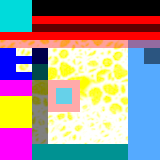

A 2D game scene composited from a Tiled map and its tileset images. What follows is a short description and the map's XML, with every tile layer's data as written:
An orthogonal 10x10 tile map with 16x16 px tiles, 5 tile layers (Tile Layer 1, Tile Layer 2, Tile Layer 3, Tile Layer 4, ...), 1 hidden layer not drawn, 4 tilesets, 1 image layer and 29 objects (name, topright, cant see me).

<map version="1.4" tiledversion="1.4.2" orientation="orthogonal" renderorder="right-down" width="10" height="10" tilewidth="16" tileheight="16" infinite="0" backgroundcolor="#55aaff" nextlayerid="15" nextobjectid="39">
 <tileset firstgid="1" name="acid0" tilewidth="16" tileheight="16" tilecount="4" columns="2">
  <image source="acid0.png" width="32" height="32" />
 </tileset>
 <tileset firstgid="5" name="acid1" tilewidth="16" tileheight="32" spacing="4" margin="4" tilecount="2" columns="2">
  <image source="acid1.png" width="44" height="40" />
 </tileset>
 <tileset firstgid="7" name="ACID2" tilewidth="16" tileheight="16" tilecount="3" columns="0">
  <grid orientation="orthogonal" width="1" height="1" />
  <tile id="0">
   <image width="16" height="16" source="acid4.png" />
  </tile>
  <tile id="1">
   <image width="16" height="16" source="acid/acid7.png" />
  </tile>
  <tile id="2">
   <image width="16" height="16" source="acid8.png" />
   <objectgroup draworder="index" id="2">
    <object id="1" x="0" y="8" width="15.7895" height="8" />
    <object id="2" x="8" y="0" width="8" height="8" />
   </objectgroup>
  </tile>
 </tileset>
 <tileset firstgid="10" source="acid.tsx" />
 <layer id="1" name="Tile Layer 1" width="10" height="10">
  <data encoding="csv">
1,1,1,1,1,1,1,1,0,0,
8,8,8,8,8,8,8,8,0,0,
8,8,8,8,8,8,8,8,0,0,
8,8,7,7,7,7,7,7,0,0,
8,8,8,8,8,8,8,8,0,0,
8,8,8,8,8,8,8,8,0,0,
8,8,8,8,8,8,8,8,0,0,
8,8,8,8,8,8,8,8,0,0,
8,8,8,8,8,8,8,8,0,0,
10,8,8,8,8,8,8,8,0,0
</data>
 </layer>
 <layer id="2" name="Tile Layer 2" width="10" height="10">
  <data encoding="csv">
1,1,1,1,1,1,1,1,1,1,
1,1,1,1,1,1,1,1,1,1,
0,0,0,0,0,0,0,0,0,0,
3,3,7,0,0,0,0,0,0,0,
3,3,8,0,0,0,0,0,0,0,
0,0,0,0,0,0,0,0,0,0,
5,5,0,0,0,0,0,0,0,0,
6,0,0,0,0,0,0,0,0,0,
0,5,0,0,0,0,0,0,0,0,
5,5,0,0,0,0,0,0,0,0
</data>
 </layer>
 <layer id="3" name="Tile Layer 3" width="10" height="10">
  <data encoding="csv">
0,0,0,0,0,0,0,0,0,0,
2,2,2,2,2,2,2,2,2,2,
2,2,2,2,2,2,2,2,2,2,
4,3,0,0,0,0,0,0,0,0,
4,3,0,0,0,0,0,0,0,0,
0,0,0,3758096393,1610612745,0,0,0,0,0,
0,0,0,2147483657,9,0,0,0,0,0,
0,6,0,0,0,0,0,0,0,0,
0,0,0,0,0,0,0,0,0,0,
0,0,0,0,0,0,0,0,0,0
</data>
 </layer>
 <layer id="4" name="Tile Layer 4" width="10" height="10" opacity="0.5">
  <data encoding="csv">
0,0,0,0,0,0,0,0,0,0,
0,0,0,0,0,0,0,0,0,0,
0,0,0,0,0,0,0,0,0,0,
0,0,1,0,0,0,0,0,0,0,
0,0,1,0,0,0,0,0,0,0,
0,0,1,0,0,0,0,0,0,0,
0,0,1,0,0,0,0,0,0,0,
0,0,1,0,0,0,0,0,0,0,
0,0,1,0,0,0,0,0,0,0,
0,0,0,0,0,0,0,0,0,0
</data>
 </layer>
 <objectgroup id="6" name="Object Layer 1">
  <object id="1" x="32" y="0" width="48" height="48" />
  <object id="2" name="name" x="0" y="0">
   <properties>
    <property name="Name" value="not name" />
   </properties>
  </object>
  <object id="3" type="topright" x="160" y="0">
   <properties>
    <property name="Type" value="Type" />
   </properties>
  </object>
  <object id="4" name="cant see me" x="160" y="160" visible="0" />
  <object id="5" x="0" y="160" rotation="45">
   <properties>
    <property name="Custom" value="Property" />
   </properties>
  </object>
  <object id="6" gid="7" x="48" y="80" width="32" height="32" />
  <object id="8" gid="8" x="48" y="80" width="32" height="16" />
  <object id="12" gid="9" x="64" y="144" width="16" height="16" />
  <object id="13" gid="9" x="48" y="128" width="16" height="16" rotation="90" />
  <object id="14" gid="9" x="64" y="112" width="16" height="16" rotation="180" />
  <object id="15" gid="9" x="80" y="128" width="16" height="16" rotation="270" />
  <object id="16" x="80" y="48" width="16" height="16">
   <ellipse />
  </object>
  <object id="17" x="80" y="64" width="16" height="32">
   <ellipse />
  </object>
  <object id="18" x="128" y="48" width="16" height="32" rotation="90">
   <ellipse />
  </object>
  <object id="19" x="96" y="64">
   <polygon points="0,0 0,32 32,32 32,0" />
  </object>
  <object id="20" x="80" y="144">
   <polyline points="0,0 16,-32 32,-16 48,-48" />
  </object>
  <object id="21" x="48" y="144" width="92.375" height="19">
   <text wrap="1">Hello World</text>
  </object>
  <object id="29" gid="6" x="128" y="96" width="16" height="32" />
  <object id="30" gid="5" x="144" y="96" width="16" height="32" />
  <object id="33" x="144" y="144">
   <point />
  </object>
 </objectgroup>
 <objectgroup id="7" name="Object Layer 2">
  <object id="25" gid="5" x="128" y="112" width="16" height="32" />
  <object id="26" gid="6" x="144" y="112" width="16" height="32" />
  <object id="38" x="80" y="80" width="64" height="32" rotation="90" />
 </objectgroup>
 <group id="8" name="Group 1" visible="0">
  <layer id="9" name="Tile Layer 5" width="10" height="10">
   <data encoding="csv">
0,0,0,0,0,0,0,0,0,0,
0,0,0,0,0,0,0,0,0,0,
0,0,0,0,0,0,0,0,0,0,
0,0,0,0,0,0,0,0,0,0,
0,0,0,0,0,0,0,0,0,0,
0,0,0,0,0,0,0,0,0,0,
0,0,0,0,0,0,0,0,0,0,
0,0,0,0,0,0,0,0,0,0,
0,0,0,0,0,0,0,0,1,1,
0,0,0,0,0,0,0,0,0,0
</data>
  </layer>
  <objectgroup id="10" name="Object Layer 3">
   <object id="22" gid="2" x="144" y="128" width="16" height="16" />
   <object id="23" gid="2" x="128" y="128" width="16" height="16" />
  </objectgroup>
 </group>
 <group id="12" name="Copy of Group 1" opacity="0.5">
  <layer id="13" name="Tile Layer 5" width="10" height="10">
   <data encoding="csv">
0,0,0,0,0,0,0,0,0,0,
0,0,0,0,0,0,0,0,0,0,
0,0,0,0,0,0,0,0,0,0,
0,0,0,0,0,0,0,0,0,1,
0,0,0,0,0,0,0,0,0,0,
0,0,0,0,0,0,0,0,0,0,
0,0,0,0,0,0,0,0,0,0,
0,0,0,0,0,0,0,0,0,0,
0,0,0,0,0,0,0,0,0,0,
0,0,0,0,0,0,0,0,0,0
</data>
  </layer>
  <objectgroup id="14" name="Object Layer 3">
   <object id="31" gid="2" x="144" y="64" width="16" height="16" />
   <object id="32" gid="2" x="128" y="64" width="16" height="16" />
  </objectgroup>
 </group>
 <imagelayer id="11" name="Image Layer 1">
  <image source="acid2.png" width="32" height="32" />
 </imagelayer>
</map>
